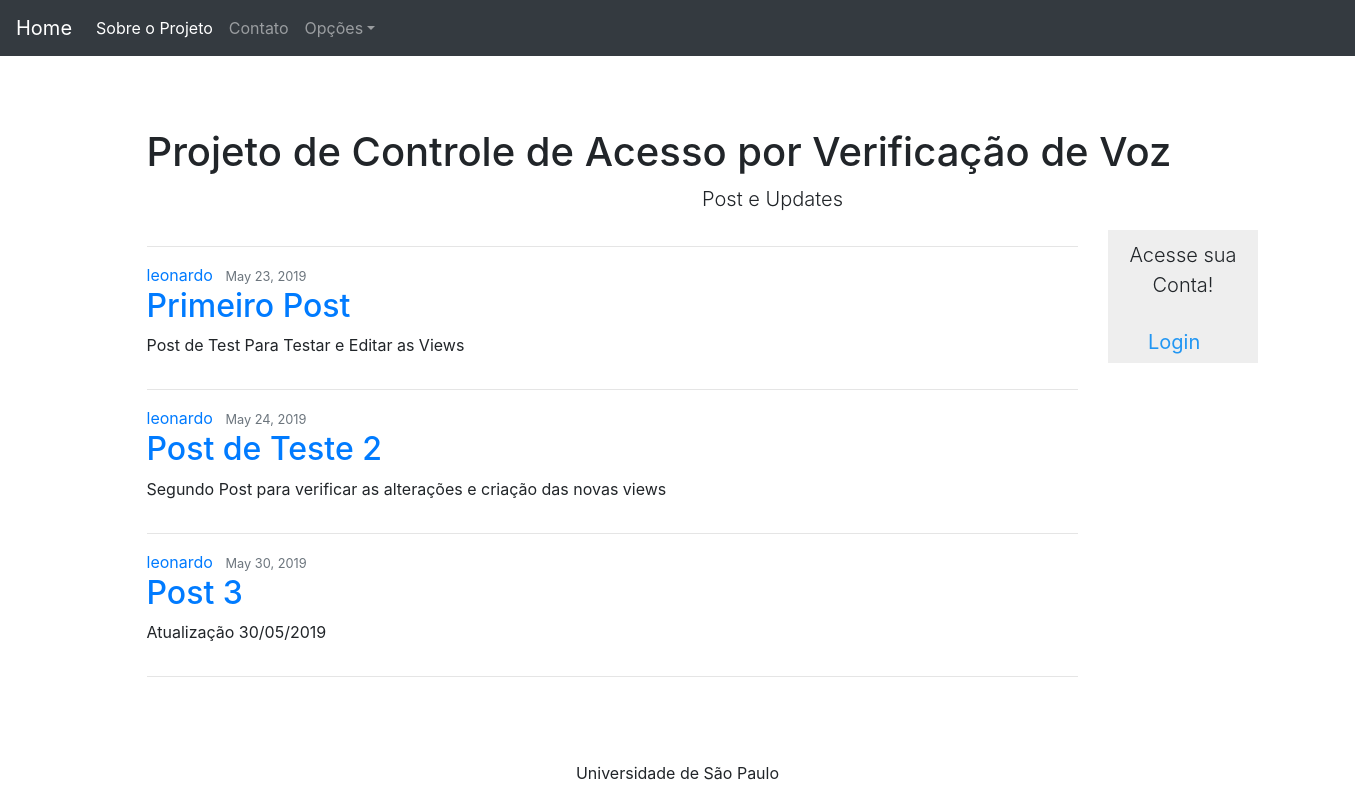
The page / on the database its author committed.
### content/models.py (models this page shows, shortened)
class News(models.Model):
    author = models.ForeignKey(User, on_delete=models.CASCADE)
    title = models.CharField(max_length=100)
    text_body = models.TextField()
    date_published = models.DateTimeField(default=timezone.now)

### content/views.py (the view)
# urls.py: 2. Add a URL to urlpatterns:  path('', views.home, name='home')
def home(request):
    context = {
        'News': News.objects.all()
    }
    return render(request, 'content/home.html', context)

### content/templates/content/home.html (shortened to what this page needs)
<!doctype html>
<html lang="en">
  <head>
    {% load static %}
    <link rel="stylesheet" href="{% static 'content/starter-template.css'%}" type="text/css">
    <link rel="stylesheet" href="{% static 'content/css/bootstrap.min.css' %}" type="text/css">
  </head>
  <body>
       <nav class="navbar navbar-expand-md navbar-dark bg-dark fixed-top">
           <a class="navbar-brand" href="{% url 'home'%}">Home</a>
  <div class="collapse navbar-collapse" id="navbarsExampleDefault">
    <ul class="navbar-nav mr-auto">
      <li class="nav-item active">
              <a class="nav-link" href="{% url 'about' %}">Sobre o Projeto <span class="sr-only">(current)</span></a>
      </li>
      <li class="nav-item">
        <a class="nav-link" href="#">Contato</a>
      </li>
      <li class="nav-item dropdown">
        <a class="nav-link dropdown-toggle" href="#" id="dropdown01" data-toggle="dropdown" aria-haspopup="true" aria-expanded="false">Opções</a>
      </li>
    </ul>
  </div>
</nav>
<main role="main" class="container">
  <div class="starter-template">
      <h1>Projeto de Controle de Acesso por Verificação de Voz</h1>
      <p class="lead" style=" text-align:center ">Post e Updates</p>
    {% if request.user.is_authenticated %}
     <div class="row">
          <div class="col-md-9">
            <div class="main">
                 {%for New in News%}
    <hr>
     <article class="media content-section">
         <div class="media-body">
            <div class="article-metadata">
              <a class="mr-2" href="#">{{ New.author }}</a>
              <small class="text-muted">{{ New.date_published|date:"F d, Y" }}</small>
            </div>
            <h2><a class="article-title" href='{% url 'detail-post' New.id %}'>{{ New.title }}</a></h2>
            <p class="article-content">{{ New.text_body }}</p>
            {% if New.author == user %}
            <a href="{% url 'delete-post' New.id%}">Excluir Post</a> <br>
            <a href="{% url 'update-post' New.id%}">Atualizar Post</a>
            {% endif %}
          </div>
    </article>
        {%endfor%}
             <hr>
            </div>
         </div>
    <div class="col-md-3">
    <div class="sidenav">
        <p class="lead"> Welcome {{ request.user.username}}!</p>
            <a  href="{% url 'profile' %}">Perfil</a>
            <a href="{% url 'logout'%}"> Sair </a>
            <a href="{%url 'list-model'%}"> Modelo Acustico</a>
            {% if request.user.username == 'leonardo'%}
            <a href="{%url 'create-post' %}"> Criar Post</a>
            {% endif %}
    </div>
    </div>
  </div>
    {% else %}
    <div class="row">
          <div class="col-md-9">
          <div class="main">
    {%for New in News%}
    <hr>
     <article class="media content-section">
         <div class="media-body">
            <div class="article-metadata">
              <a class="mr-2" href="#">{{ New.author }}</a>
              <small class="text-muted">{{ New.date_published|date:"F d, Y" }}</small>
            </div>
            <h2><a class="article-title" href='#'>{{ New.title }}</a></h2>
            <p class="article-content">{{ New.text_body }}</p>
          </div>
</article>
    {%endfor%}
    <hr>
          </div>
     </div>
     <div class="col-md-3">
    <div class="sidenav">
            <p class="lead"> Acesse sua Conta!</p>
            <a  href="{% url 'login' %}">Login</a>
    </div>
    </div>
    {% endif %}
      </div>
</div>
</main>
<footer id="foot">
    <div class="inner">
        <p>  Universidade de São Paulo</p>
    </div>
</footer>
  </body>
</html>

### content/static/content/starter-template.css (style rules this page uses)
body { padding-top: 5rem; }
.starter-template { padding: 3rem 1.5rem; text-align: justify; width: 1300px; }
#foot { text-align: center; padding: 20px; }

### content/templates/content/home.html (style rules this page uses)
.sidenav { width: 150px; z-index: 1; top: 20px; left: 10px; background: #eee; overflow-x: hidden; }
.sidenav a { padding: 6px 30px 6px 40px; text-decoration: none; font-size: 20px; color: #2196F3; display: block; }
.sidenav p { padding: 10px 10px 5px 10px; text-align:center; }

### rows shown on the page
News: author "leonardo", date_published "May 23, 2019", title "Primeiro Post", text_body "Post de Test Para Testar e Editar as Views"
News: author "leonardo", date_published "May 24, 2019", title "Post de Teste 2", text_body "Segundo Post para verificar as alterações e criação das novas views"
News: author "leonardo", date_published "May 30, 2019", title "Post 3", text_body "Atualização 30/05/2019"
